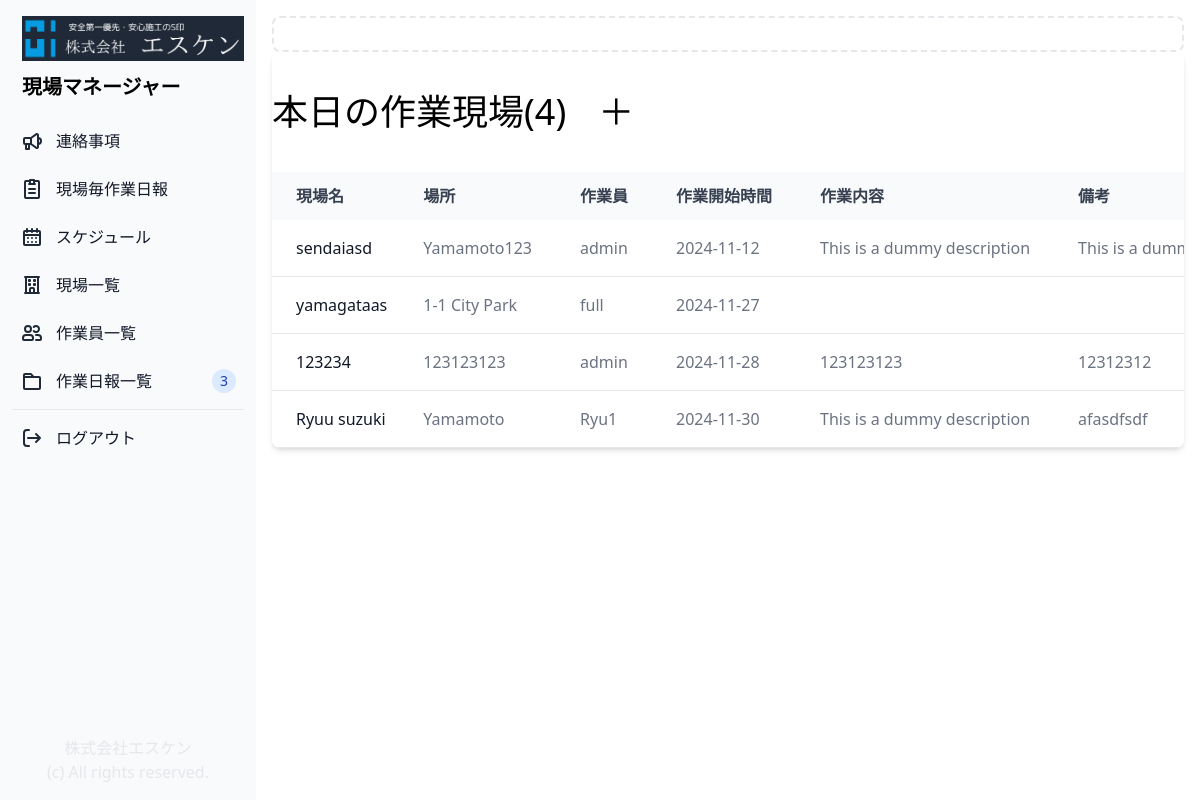
Screenshot of /schedule/ (signed in) with the database file from the repository.
### genba/models.py (models this page shows, shortened)
class Genba(models.Model):
    head_person = models.ForeignKey(Profile, related_name="head_person", on_delete=models.CASCADE, null=True)
    attendees = models.ManyToManyField(Profile, related_name="attendees", blank=True)
    name = models.CharField("Genba", max_length=255)
    client = models.CharField("Client", max_length=255)
    address = models.CharField("Address", max_length=255)
    job_description = models.CharField("Job description", max_length=255, blank=True, null=True)
    note = models.CharField("Note", max_length=255, blank=True, null=True)
    start_date = models.DateTimeField("Start date")
    end_date = models.DateTimeField("End date")
    is_active = models.BooleanField(default=True)
    created_at = models.DateTimeField(auto_now=True)

class Profile(models.Model):
    CONTRACT_TYPES = (
        ('元請', '元請'),
        ('正社員', '正社員'),
        ('管理', '管理'),
    )
    contract_type = models.CharField(max_length=50, choices=CONTRACT_TYPES, blank=True)
    user = models.OneToOneField(User, on_delete=models.CASCADE)
    fullname = models.CharField(max_length=20, blank=True)
    phone = models.CharField(max_length=20, blank=True)
    note = models.CharField(max_length=500, blank=True)
    is_active = models.BooleanField(default=True)
    created_at = models.DateTimeField(auto_now_add=True)
    updated_at = models.DateTimeField(auto_now=True)
    def __str__(self):
        return f"{self.fullname}"

### genba/views.py (the view)
# urls.py: path('schedule/', views.schedule, name="schedule"),
@login_required(login_url='/login_user/')
def schedule(request):
    genbas = Genba.objects.all()
    year = int(x.year)
    month = int(x.month)
    cal = calendar.HTMLCalendar().formatmonth(year, month)
    cal = cal.replace('<td ', '<td width="150" height="150" hover')
    cal = mark_safe(cal)
    if request.user.is_authenticated:
         context = {
            "genbas":genbas,
            "year": year,
            "month": month,
            "cal": cal,
        }
         return render(request, "schedule.html", context=context)
    else:
        return redirect('login_user')

### genba/templates/schedule.html (shortened to what this page needs)
{% extends "base.html" %}
{% block content %}
<div class="p-4 sm:ml-64">
    {% if request.user.profile.contract_type == "元請" %}
    {% else %}
    <div class="p-4 border-2 border-gray-200 border-dashed rounded-lg">
    </div>
    {% endif %}
    <div class="relative overflow-x-auto shadow-md sm:rounded-lg">
        <div class="px-auto">
            <h1 class="text-4xl py-10">本日の作業現場({{ genbas.count }})<a class="pl-8" href="{% url 'add_genba'  %}">＋</a>
            </h1>
        </div>
        <table class="w-full text-normal text-left rtl:text-right text-gray-500 dark:text-gray-400">
            <thead
                class="text-normal text-gray-700 uppercase bg-gray-50 whitespace-nowrap dark:bg-gray-700 dark:text-gray-400">
                <tr>
                    <th scope="col" class="px-6 py-3">
                        現場名
                    </th>
                    <th scope="col" class="px-6 py-3">
                        場所
                    </th>
                    <th scope="col" class="px-6 py-3">
                        作業員
                    </th>
                    <th scope="col" class="px-6 py-3">
                        作業開始時間
                    </th>
                    <th scope="col" class="px-6 py-3">
                        作業内容
                    </th>
                    <th scope="col" class="px-6 py-3">
                        備考
                    </th>
                </tr>
            </thead>
            <tbody>
                {% if genbas %}
                {% for genba in genbas %}
                <tr class="border-b">
                    <th scope="row" class="pl-6 pr-3 py-4 font-medium whitespace-nowrap text-gray-900">
                        <a href="{% url 'genba_details' genba.id %}">
                            {{ genba.name }}
                        </a>
                    </th>
                    <td class="px-6 py-4 whitespace-nowrap">
                        {{ genba.address }}
                    </td>
                    <td class="px-6 py-4 whitespace-nowrap">
                        {{ genba.head_person }}
                    </td>
                    <td class="px-6 py-4 whitespace-nowrap">
                        {{ genba.start_date | date:"Y-m-j" }}
                    </td>
                    <td class="px-6 py-4 whitespace-nowrap">
                        {{ genba.job_description }}
                    </td>
                    <td class="px-6 py-4 whitespace-nowrap">
                        {{ genba.note }}
                    </td>
                </tr>
                {% endfor %}
                {% endif %}
            </tbody>
        </table>
    </div>
</div>
{% endblock %}

### rows the page displays
Genba: name "sendaiasd", address "Yamamoto123", head_person "admin", start_date "2024-11-12", job_description "This is a dummy description", note "This is a…"
Genba: name "yamagataas", address "1-1 City Park", head_person "full", start_date "2024-11-27"
Genba: name "123234", address "123123123", head_person "admin", start_date "2024-11-28", job_description "123123123", note "12312312"
Genba: name "Ryuu suzuki", address "Yamamoto", head_person "Ryu1", start_date "2024-11-30", job_description "This is a dummy description", note "afasdfsdf"

### other values shown
{{ genbas.count }} "4"
